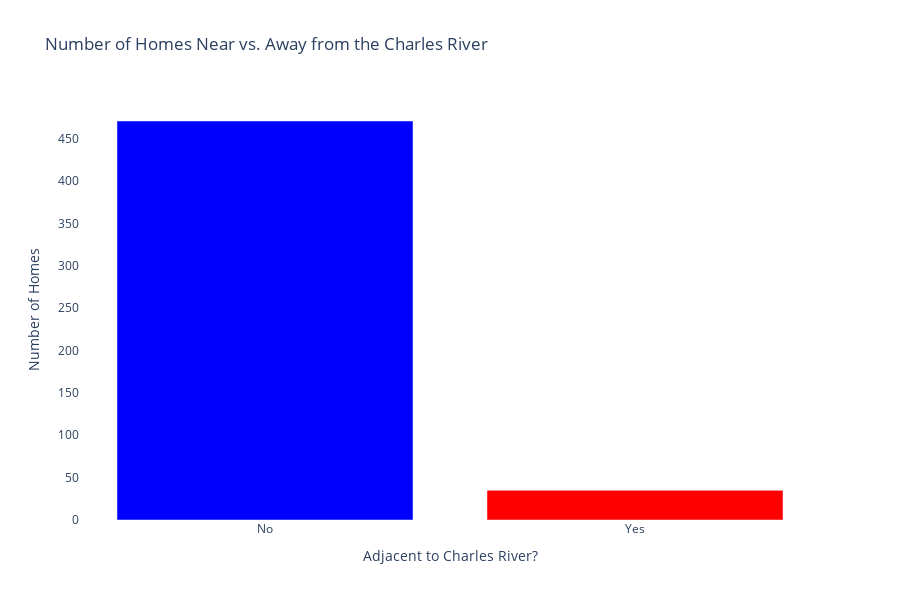

The code cell stored with this chart in its notebook:
### Markdown cell above
#### Next to the River? ⛵️

**Challenge**

Create a bar chart with plotly for CHAS to show many more homes are away from the river versus next to it. The bar chart should look something like this:

<img src=https://i.imgur.com/AHwoQ6l.png height=350>

You can make your life easier by providing a list of values for the x-axis (e.g., `x=['No', 'Yes']`)

### Code cell
# Assuming your data is in a DataFrame called 'df'
# Count the number of homes in each CHAS category
chas_counts = data['CHAS'].value_counts().reset_index()
chas_counts.columns = ['Near River', 'Count']

# Map 0/1 to 'No'/'Yes' for better readability
chas_counts['Near River'] = chas_counts['Near River'].map({0: 'No', 1: 'Yes'})

# Create the bar chart
fig = px.bar(
    chas_counts,
    height=600,
    x=['No', 'Yes'],
    # Explicit x-axis labels
    y='Count',
    color='Near River',
    title='Number of Homes Near vs. Away from the Charles River',
    labels={'x': 'Near River?', 'Count': 'Number of Homes'},
    color_discrete_map={'No': 'blue', 'Yes': 'red'}  # Custom colors
)

# Customize layout (similar to your reference image)
fig.update_layout(
    plot_bgcolor='white',
    yaxis_title="Number of Homes",
    xaxis_title="Adjacent to Charles River?",
    showlegend=False,
    font=dict(size=12),  # Light gray vertical grid lines
)

# Show the plot
fig.show()

### Figure 1 — Plotly figure (JSON) as saved in the notebook; plotly's stock layout.template omitted (floating-point values rounded to 4 significant figures)
{"data": [{"hovertemplate": "Near River=No<br>Near River?=%{x}<br>Number of Homes=%{y}<extra></extra>", "legendgroup": "No", "marker": {"color": "blue", "pattern": {"shape": ""}}, "name": "No", "orientation": "v", "showlegend": true, "textposition": "auto", "type": "bar", "x": ["No"], "xaxis": "x", "y": [471], "yaxis": "y"}, {"hovertemplate": "Near River=Yes<br>Near River?=%{x}<br>Number of Homes=%{y}<extra></extra>", "legendgroup": "Yes", "marker": {"color": "red", "pattern": {"shape": ""}}, "name": "Yes", "orientation": "v", "showlegend": true, "textposition": "auto", "type": "bar", "x": ["Yes"], "xaxis": "x", "y": [35], "yaxis": "y"}], "layout": {"barmode": "relative", "font": {"size": 12}, "height": 600, "legend": {"title": {"text": "Near River"}, "tracegroupgap": 0}, "plot_bgcolor": "white", "showlegend": false, "title": {"text": "Number of Homes Near vs. Away from the Charles River"}, "xaxis": {"anchor": "y", "domain": [0, 1], "title": {"text": "Adjacent to Charles River?"}}, "yaxis": {"anchor": "x", "domain": [0, 1], "title": {"text": "Number of Homes"}}}}
